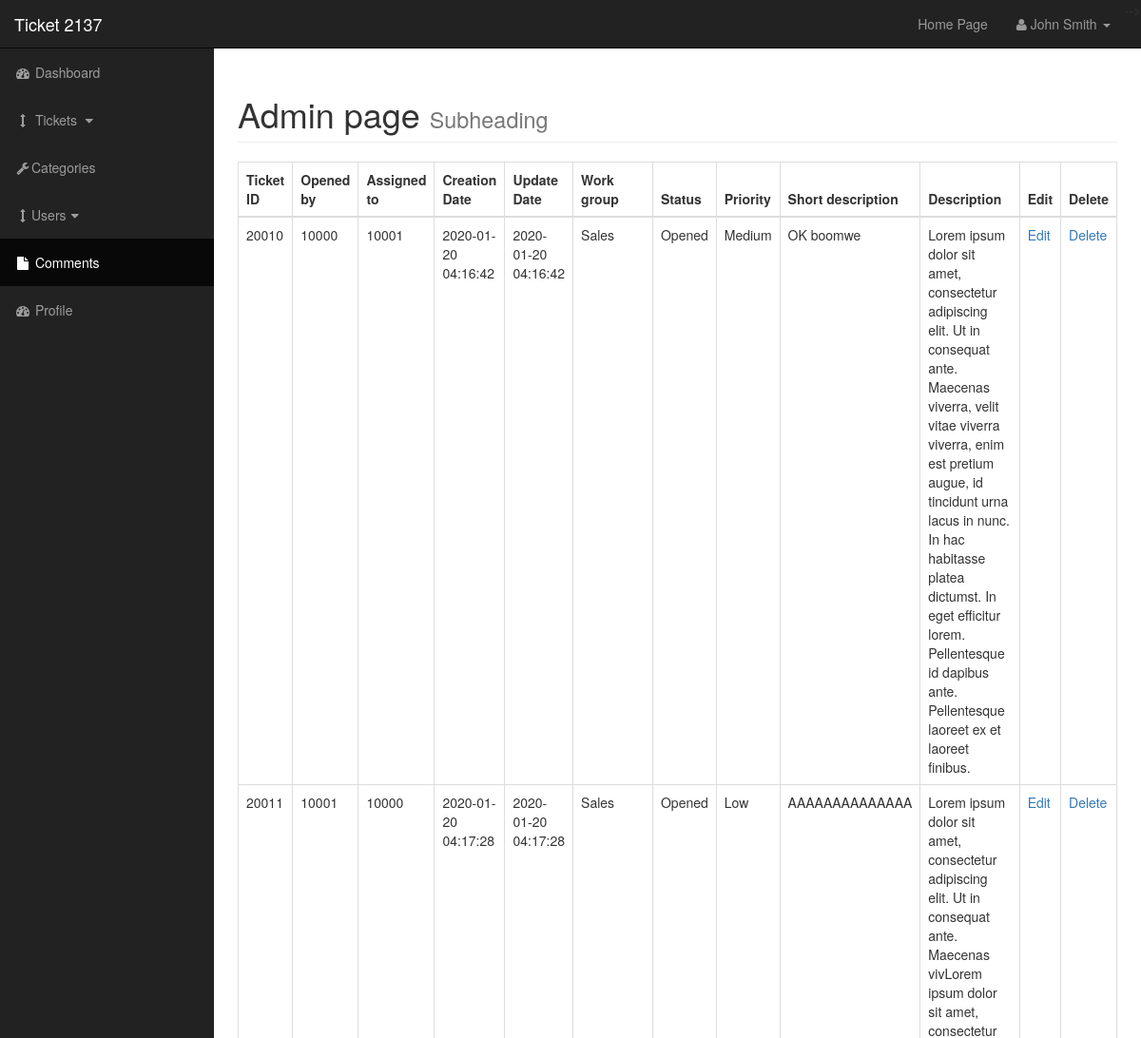
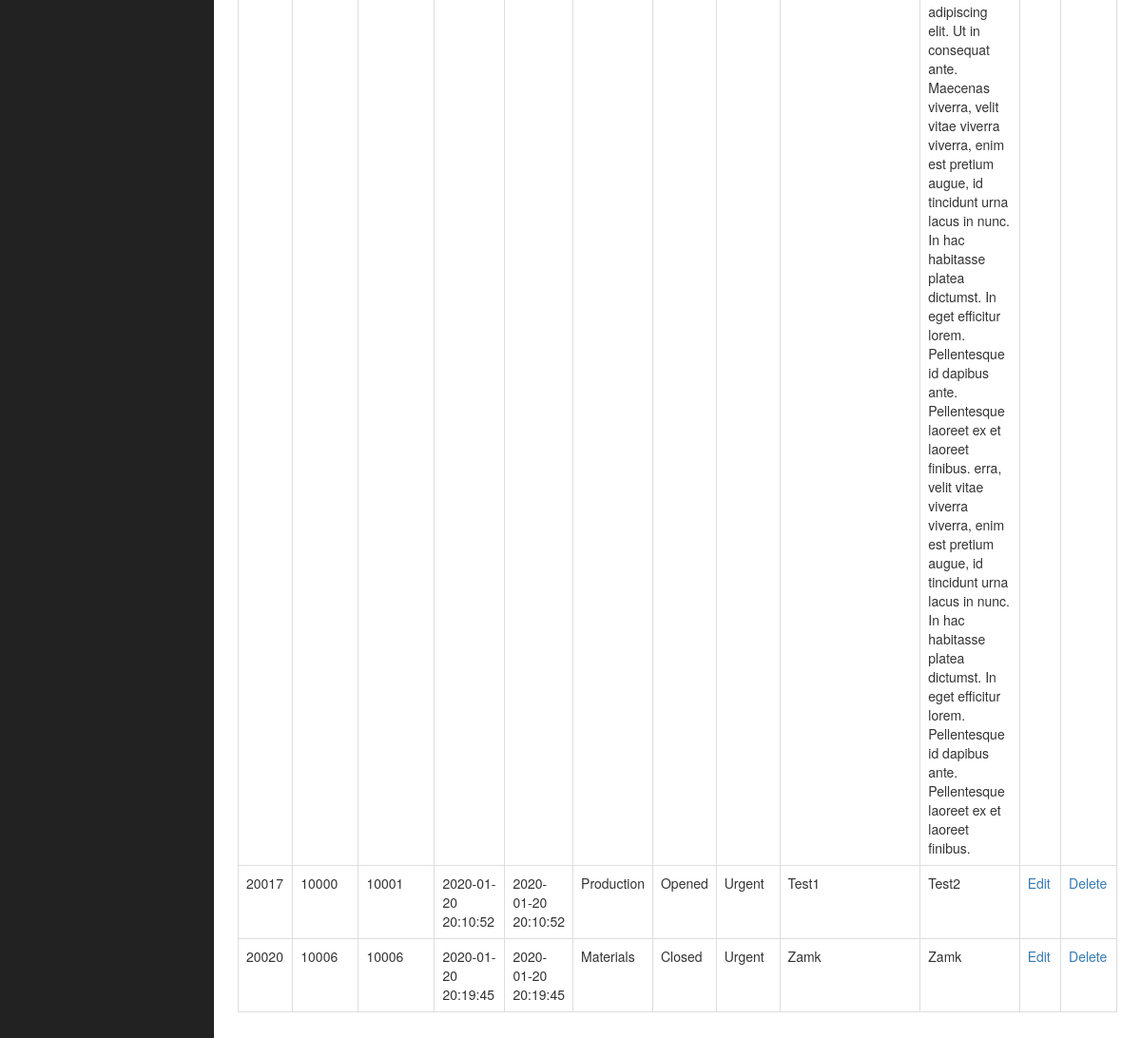
The app's page /admin/tickets.php with its own data (2 pictures, top to bottom).
### tables this page shows
CREATE TABLE `ticket` (
  `ID_TICKET` int(5) NOT NULL,
  `OPENED_BY` int(5) NOT NULL,
  `ASSIGNED_TO` int(5) NOT NULL,
  `CREATION_DATE` datetime NOT NULL,
  `UPDATE_DATE` datetime NOT NULL,
  `WORK_GROUP` int(5) NOT NULL,
  `TICKET_STATE` varchar(255) NOT NULL,
  `TICKET_PRIORITY` varchar(255) NOT NULL,
  `SHORT_DESC` text NOT NULL,
  `LONG_DESC` text NOT NULL
);

CREATE TABLE `categories` (
  `ID_CAT` int(5) NOT NULL,
  `CATEGORY` varchar(255) NOT NULL
);

### admin/includes/view_all_tickets.php (the view, shortened to what this page needs)
<table class="table table-bordered table-hover">
    <thead>
        <tr>
            <th>Ticket ID</th>
            <th>Opened by</th>
            <th>Assigned to</th>
            <th>Creation Date</th>
            <th>Update Date</th>
            <th>Work group</th>
            <th>Status</th>
            <th>Priority</th>
            <th>Short description</th>
            <th>Description</th>
            <th>Edit</th>
            <th>Delete</th>
        </tr>
    </thead>
    <tbody>
        <?php
        $query = "SELECT * FROM ticket LEFT JOIN categories ON ticket.WORK_GROUP=categories.ID_CAT";
        $select_tickets = mysqli_query($connection, $query);
        while ($row = mysqli_fetch_assoc($select_tickets)) {
            $ID_TICKET = $row['ID_TICKET'];
            $OPENED_BY = $row['OPENED_BY'];
            $ASSIGNED_TO = $row['ASSIGNED_TO'];
            $CREATION_DATE = $row['CREATION_DATE'];
            $UPDATE_DATE = $row['UPDATE_DATE'];
            $WORK_GROUP = $row['WORK_GROUP'];
            $TICKET_STATE = $row['TICKET_STATE'];
            $TICKET_PRIORITY = $row['TICKET_PRIORITY'];
            $SHORT_DESC = $row['SHORT_DESC'];
            $LONG_DES = $row['LONG_DESC'];
            echo "<tr>";
            echo "<td>$ID_TICKET</td>";
            echo "<td>$OPENED_BY</td>";
            echo "<td>$ASSIGNED_TO</td>";
            echo "<td>$CREATION_DATE</td>";
            echo "<td>$UPDATE_DATE</td>";
            $query = "SELECT * FROM categories WHERE id_cat = $WORK_GROUP";
            $select_all_workgroups = mysqli_query($connection, $query);
            while ($row = mysqli_fetch_assoc($select_all_workgroups)) {
                $CATEGORY = $row['CATEGORY'];
            }
            echo "<td>$CATEGORY</td>";
            echo "<td>$TICKET_STATE</td>";
            echo "<td>$TICKET_PRIORITY</td>";
            echo "<td>$SHORT_DESC</td>";
            echo "<td>$LONG_DES</td>";
            echo "<td><a href='tickets.php?source=edit_ticket&p_id={$ID_TICKET}'>Edit</a></td>";
            echo "<td><a href='tickets.php?delete={$ID_TICKET}'>Delete</a></td>";
        }
        ?>
    </tbody>
</table>

### admin/css/sb-admin.css (style rules this page uses)
body { margin-top: 100px; background-color: #222; }
@media (min-width:768px) { body { margin-top: 50px; } }

### records on screen
ticket: ID_TICKET "20010", OPENED_BY "10000", ASSIGNED_TO "10001", CREATION_DATE "2020-01-20 04:16:42", UPDATE_DATE "2020-01-20 04:16:42", WORK_GROUP.CATEGORY "Sales", TICKET_STATE "Opened", TICKET_PRIORITY "Medium", SHORT_DESC "OK boomwe", LONG_DESC "Lorem ipsum dolor sit amet, consectetur adipiscing elit. Ut in consequat ante. Maecenas viverra, velit vitae viverra viverra, enim est pretium augue, id tincidunt urna lacus in nunc. In hac habitasse platea dictumst. In eget efficitur lorem. Pellentesque id dapibus ante. Pellentesque laoreet ex et laoreet finibus."
ticket: ID_TICKET "20011", OPENED_BY "10001", ASSIGNED_TO "10000", CREATION_DATE "2020-01-20 04:17:28", UPDATE_DATE "2020-01-20 04:17:28", WORK_GROUP.CATEGORY "Sales", TICKET_STATE "Opened", TICKET_PRIORITY "Low", SHORT_DESC "AAAAAAAAAAAAAA", LONG_DESC "Lorem ipsum dolor sit amet, consectetur adipiscing elit. Ut in consequat ante. Maecenas vivLorem ipsum dolor sit amet, consectetur adipiscing elit. Ut in consequat ante. Maecenas viverra, velit vitae viverra viverra, enim est pretium augue, id tincidunt urna lacus in nunc. In hac habitasse platea dictumst. In eget efficitur lorem. Pellentesque id dapibus ante. Pellentesque laoreet ex et laoreet finibus. erra, velit vitae viverra viverra, enim est pretium augue, id tincidunt urna lacus in nunc. In hac habitasse platea dictumst. In eget efficitur lorem. Pellentesque id dapibus ante. Pellentesque laoreet ex et laoreet finibus."
ticket: ID_TICKET "20017", OPENED_BY "10000", ASSIGNED_TO "10001", CREATION_DATE "2020-01-20 20:10:52", UPDATE_DATE "2020-01-20 20:10:52", WORK_GROUP.CATEGORY "Production", TICKET_STATE "Opened", TICKET_PRIORITY "Urgent", SHORT_DESC "Test1", LONG_DESC "Test2"
ticket: ID_TICKET "20020", OPENED_BY "10006", ASSIGNED_TO "10006", CREATION_DATE "2020-01-20 20:19:45", UPDATE_DATE "2020-01-20 20:19:45", WORK_GROUP.CATEGORY "Materials", TICKET_STATE "Closed", TICKET_PRIORITY "Urgent", SHORT_DESC "Zamk", LONG_DESC "Zamk"
